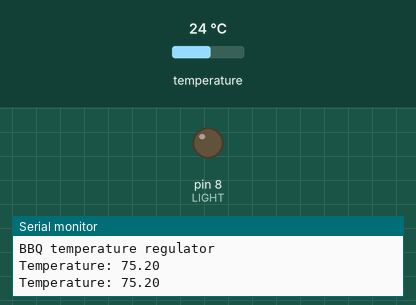
Recording of a sketch running on a simulated Arduino Uno, built with avr-gcc and run on an emulated ATmega328P. Shown: output pins drawn as LEDs (lit = HIGH), the last lines printed to the serial monitor. Inputs (shaded band) come from the test bench; at power-on: temperature 24 °C.

Above: at 12.3 s.
12.4 s: temperature set to 21.8 °C
21.0 s: temperature set to 20.5 °C
At 24.2 s:
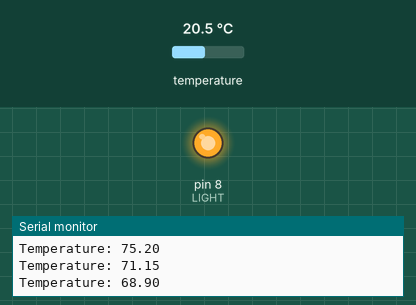
29.6 s: temperature set to 28 °C
At 35.2 s:
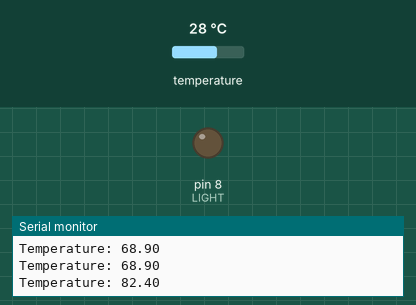
38.2 s: temperature set to 12 °C
At 40.7 s:
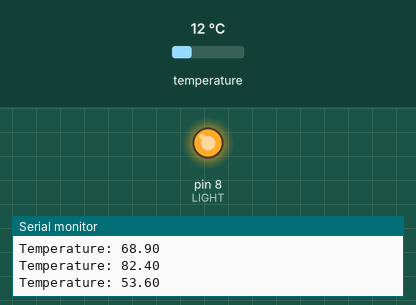
Timing chart, 0 to 42.2 s (numbered marks = the images above; inputs shaded):
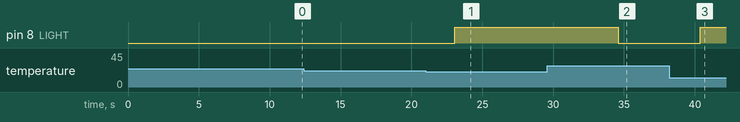

Measured:
- the behaviour switches between 21.2 and 21.1 °C on temperature (found by bisection; images 0 and 1)
- after the input at 21.0 s, pin 8 (LIGHT): LOW → HIGH after 2.1 s
- after the input at 29.6 s, pin 8 (LIGHT): HIGH → LOW after 5.0 s
- after the input at 38.2 s, pin 8 (LIGHT): LOW → HIGH after 2.2 s

The sketch:

bbq_temp_controller_v1.ino
```cpp
//import libraries for temperature sensor
#include <OneWire.h>
#include <DallasTemperature.h>

//Using pin 2 for temp sensor
#define ONE_WIRE_BUS 2

//using light for now -This simulates a fan. Using pin 8
int LIGHT = 8;

//holds celsius temperature to convert to fahrenheit
float CEL = 0;

//holds fahrenheit temperature
float FAR = 0;

//initialize OneWire object
OneWire oneWire(ONE_WIRE_BUS);

// Pass our oneWire reference to Dallas Temperature.
DallasTemperature sensors(&oneWire);

void setup()
{
  sensors.begin();
  Serial.begin(9600);
  pinMode(LIGHT,OUTPUT);
  Serial.println("BBQ temperature regulator");
}

void loop()
{
  //holds desired temperature of bbq pit
  //set to 70 for testing purposes
  //will be able to change through UI
  float desired_temp = 70;

  //check every 5 seconds
  delay(5000);
  sensors.requestTemperatures();
  CEL = sensors.getTempCByIndex(0);
  FAR = sensors.toFahrenheit(CEL);

  //print temperature to console
  Serial.print("Temperature: ");
  Serial.print(FAR);
  Serial.print("\n");

  //fire is too low - feed air to fire
  if(FAR < desired_temp){
      //turn fan on
      digitalWrite(LIGHT,HIGH);
  }
  //fire is hot enough or too hot- turn fan off (if it was on), or remain doing nothing
  else{
    digitalWrite(LIGHT, LOW);
  }
}
```
